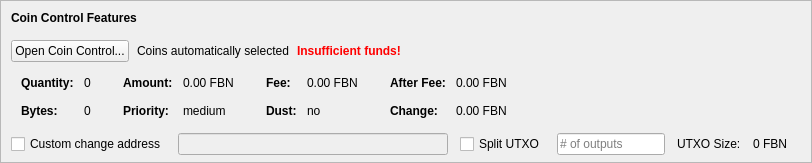
    <widget class="QFrame" name="frameCoinControl">
     <property name="sizePolicy">
      <sizepolicy hsizetype="Expanding" vsizetype="Expanding">
       <horstretch>0</horstretch>
       <verstretch>0</verstretch>
      </sizepolicy>
     </property>
     <property name="maximumSize">
      <size>
       <width>16777215</width>
       <height>16777215</height>
      </size>
     </property>
     <property name="frameShape">
      <enum>QFrame::StyledPanel</enum>
     </property>
     <property name="frameShadow">
      <enum>QFrame::Sunken</enum>
     </property>
     <layout class="QVBoxLayout" name="verticalLayoutCoinControl2">
      <property name="spacing">
       <number>0</number>
      </property>
      <property name="leftMargin">
       <number>0</number>
      </property>
      <property name="topMargin">
       <number>0</number>
      </property>
      <property name="rightMargin">
       <number>0</number>
      </property>
      <property name="bottomMargin">
       <number>6</number>
      </property>
      <item>
       <layout class="QVBoxLayout" name="verticalLayoutCoinControl" stretch="0,0,0,0,1">
        <property name="spacing">
         <number>0</number>
        </property>
        <property name="leftMargin">
         <number>10</number>
        </property>
        <property name="topMargin">
         <number>10</number>
        </property>
        <item>
         <layout class="QHBoxLayout" name="horizontalLayoutCoinControl1">
          <property name="bottomMargin">
           <number>15</number>
          </property>
          <item>
           <widget class="QLabel" name="labelCoinControlFeatures">
            <property name="sizePolicy">
             <sizepolicy hsizetype="Preferred" vsizetype="Maximum">
              <horstretch>0</horstretch>
              <verstretch>0</verstretch>
             </sizepolicy>
            </property>
            <property name="font">
             <font>
              <weight>75</weight>
              <bold>true</bold>
             </font>
            </property>
            <property name="styleSheet">
             <string notr="true">font-weight:bold;</string>
            </property>
            <property name="text">
             <string>Coin Control Features</string>
            </property>
           </widget>
          </item>
         </layout>
        </item>
        <item>
         <layout class="QHBoxLayout" name="horizontalLayoutCoinControl2" stretch="0,0,0,0">
          <property name="spacing">
           <number>8</number>
          </property>
          <property name="bottomMargin">
           <number>10</number>
          </property>
          <item>
           <widget class="QPushButton" name="pushButtonCoinControl">
            <property name="styleSheet">
             <string notr="true"/>
            </property>
            <property name="text">
             <string>Open Coin Control...</string>
            </property>
            <property name="autoDefault">
             <bool>false</bool>
            </property>
           </widget>
          </item>
          <item>
           <widget class="QLabel" name="labelCoinControlAutomaticallySelected">
            <property name="text">
             <string>Coins automatically selected</string>
            </property>
            <property name="margin">
             <number>5</number>
            </property>
           </widget>
          </item>
          <item>
           <widget class="QLabel" name="labelCoinControlInsuffFunds">
            <property name="font">
             <font>
              <weight>75</weight>
              <bold>true</bold>
             </font>
            </property>
            <property name="styleSheet">
             <string notr="true">color:red;font-weight:bold;</string>
            </property>
            <property name="text">
             <string>Insufficient funds!</string>
            </property>
            <property name="margin">
             <number>5</number>
            </property>
           </widget>
          </item>
          <item>
           <spacer name="horizontalSpacerCoinControl">
            <property name="orientation">
             <enum>Qt::Horizontal</enum>
            </property>
            <property name="sizeHint" stdset="0">
             <size>
              <width>40</width>
              <height>1</height>
             </size>
            </property>
           </spacer>
          </item>
         </layout>
        </item>
        <item>
         <widget class="QWidget" name="widgetCoinControl" native="true">
          <property name="sizePolicy">
           <sizepolicy hsizetype="Preferred" vsizetype="Preferred">
            <horstretch>0</horstretch>
            <verstretch>0</verstretch>
           </sizepolicy>
          </property>
          <property name="minimumSize">
           <size>
            <width>0</width>
            <height>0</height>
           </size>
          </property>
          <property name="styleSheet">
           <string notr="true"/>
          </property>
          <layout class="QHBoxLayout" name="horizontalLayoutCoinControl5">
           <property name="leftMargin">
            <number>0</number>
           </property>
           <property name="topMargin">
            <number>0</number>
           </property>
           <property name="rightMargin">
            <number>0</number>
           </property>
           <property name="bottomMargin">
            <number>0</number>
           </property>
           <item>
            <layout class="QHBoxLayout" name="horizontalLayoutCoinControl3" stretch="0,0,0,1">
             <property name="spacing">
              <number>20</number>
             </property>
             <property name="topMargin">
              <number>0</number>
             </property>
             <property name="bottomMargin">
              <number>10</number>
             </property>
             <item>
              <layout class="QFormLayout" name="formLayoutCoinControl1">
               <property name="horizontalSpacing">
                <number>10</number>
               </property>
               <property name="verticalSpacing">
                <number>14</number>
               </property>
               <property name="leftMargin">
                <number>10</number>
               </property>
               <property name="topMargin">
                <number>4</number>
               </property>
               <property name="rightMargin">
                <number>6</number>
               </property>
               <item row="0" column="0">
                <widget class="QLabel" name="labelCoinControlQuantityText">
                 <property name="font">
                  <font>
                   <weight>75</weight>
                   <bold>true</bold>
                  </font>
                 </property>
                 <property name="text">
                  <string>Quantity:</string>
                 </property>
                 <property name="margin">
                  <number>0</number>
                 </property>
                </widget>
               </item>
               <item row="0" column="1">
                <widget class="QLabel" name="labelCoinControlQuantity">
                 <property name="cursor">
                  <cursorShape>IBeamCursor</cursorShape>
                 </property>
                 <property name="contextMenuPolicy">
                  <enum>Qt::ActionsContextMenu</enum>
                 </property>
                 <property name="text">
                  <string notr="true">0</string>
                 </property>
                 <property name="margin">
                  <number>0</number>
                 </property>
                 <property name="textInteractionFlags">
                  <set>Qt::LinksAccessibleByMouse|Qt::TextSelectableByKeyboard|Qt::TextSelectableByMouse</set>
                 </property>
                </widget>
               </item>
               <item row="1" column="0">
                <widget class="QLabel" name="labelCoinControlBytesText">
                 <property name="font">
                  <font>
                   <weight>75</weight>
                   <bold>true</bold>
                  </font>
                 </property>
                 <property name="text">
                  <string>Bytes:</string>
                 </property>
                </widget>
               </item>
               <item row="1" column="1">
                <widget class="QLabel" name="labelCoinControlBytes">
                 <property name="cursor">
                  <cursorShape>IBeamCursor</cursorShape>
                 </property>
                 <property name="contextMenuPolicy">
                  <enum>Qt::ActionsContextMenu</enum>
                 </property>
                 <property name="text">
                  <string notr="true">0</string>
                 </property>
                 <property name="textInteractionFlags">
                  <set>Qt::LinksAccessibleByMouse|Qt::TextSelectableByKeyboard|Qt::TextSelectableByMouse</set>
                 </property>
                </widget>
               </item>
              </layout>
             </item>
             <item>
              <layout class="QFormLayout" name="formLayoutCoinControl2">
               <property name="horizontalSpacing">
                <number>10</number>
               </property>
               <property name="verticalSpacing">
                <number>14</number>
               </property>
               <property name="leftMargin">
                <number>6</number>
               </property>
               <property name="topMargin">
                <number>4</number>
               </property>
               <property name="rightMargin">
                <number>6</number>
               </property>
               <item row="0" column="0">
                <widget class="QLabel" name="labelCoinControlAmountText">
                 <property name="font">
                  <font>
                   <weight>75</weight>
                   <bold>true</bold>
                  </font>
                 </property>
                 <property name="text">
                  <string>Amount:</string>
                 </property>
                 <property name="margin">
                  <number>0</number>
                 </property>
                </widget>
               </item>
               <item row="0" column="1">
                <widget class="QLabel" name="labelCoinControlAmount">
                 <property name="cursor">
                  <cursorShape>IBeamCursor</cursorShape>
                 </property>
                 <property name="contextMenuPolicy">
                  <enum>Qt::ActionsContextMenu</enum>
                 </property>
                 <property name="text">
                  <string notr="true">0.00 FBN</string>
                 </property>
                 <property name="textInteractionFlags">
                  <set>Qt::LinksAccessibleByMouse|Qt::TextSelectableByKeyboard|Qt::TextSelectableByMouse</set>
                 </property>
                </widget>
               </item>
               <item row="1" column="0">
                <widget class="QLabel" name="labelCoinControlPriorityText">
                 <property name="font">
                  <font>
                   <weight>75</weight>
                   <bold>true</bold>
                  </font>
                 </property>
                 <property name="text">
                  <string>Priority:</string>
                 </property>
                </widget>
               </item>
               <item row="1" column="1">
                <widget class="QLabel" name="labelCoinControlPriority">
                 <property name="cursor">
                  <cursorShape>IBeamCursor</cursorShape>
                 </property>
                 <property name="contextMenuPolicy">
                  <enum>Qt::ActionsContextMenu</enum>
                 </property>
                 <property name="text">
                  <string>medium</string>
                 </property>
                 <property name="textInteractionFlags">
                  <set>Qt::LinksAccessibleByMouse|Qt::TextSelectableByKeyboard|Qt::TextSelectableByMouse</set>
                 </property>
                </widget>
               </item>
              </layout>
             </item>
             <item>
              <layout class="QFormLayout" name="formLayoutCoinControl3">
               <property name="horizontalSpacing">
                <number>10</number>
               </property>
               <property name="verticalSpacing">
                <number>14</number>
               </property>
               <property name="leftMargin">
                <number>6</number>
               </property>
               <property name="topMargin">
                <number>4</number>
               </property>
               <property name="rightMargin">
                <number>6</number>
               </property>
               <item row="0" column="0">
                <widget class="QLabel" name="labelCoinControlFeeText">
                 <property name="font">
                  <font>
                   <weight>75</weight>
                   <bold>true</bold>
                  </font>
                 </property>
                 <property name="text">
                  <string>Fee:</string>
                 </property>
                 <property name="margin">
                  <number>0</number>
                 </property>
                </widget>
               </item>
               <item row="0" column="1">
                <widget class="QLabel" name="labelCoinControlFee">
                 <property name="cursor">
                  <cursorShape>IBeamCursor</cursorShape>
                 </property>
                 <property name="contextMenuPolicy">
                  <enum>Qt::ActionsContextMenu</enum>
                 </property>
                 <property name="text">
                  <string notr="true">0.00 FBN</string>
                 </property>
                 <property name="textInteractionFlags">
                  <set>Qt::LinksAccessibleByMouse|Qt::TextSelectableByKeyboard|Qt::TextSelectableByMouse</set>
                 </property>
                </widget>
               </item>
               <item row="1" column="0">
                <widget class="QLabel" name="labelCoinControlLowOutputText">
                 <property name="font">
                  <font>
                   <weight>75</weight>
                   <bold>true</bold>
                  </font>
                 </property>
                 <property name="text">
                  <string>Dust:</string>
                 </property>
                </widget>
               </item>
               <item row="1" column="1">
                <widget class="QLabel" name="labelCoinControlLowOutput">
                 <property name="cursor">
                  <cursorShape>IBeamCursor</cursorShape>
                 </property>
                 <property name="contextMenuPolicy">
                  <enum>Qt::ActionsContextMenu</enum>
                 </property>
                 <property name="text">
                  <string>no</string>
                 </property>
                 <property name="textInteractionFlags">
                  <set>Qt::LinksAccessibleByMouse|Qt::TextSelectableByKeyboard|Qt::TextSelectableByMouse</set>
                 </property>
                </widget>
               </item>
              </layout>
             </item>
             <item>
              <layout class="QFormLayout" name="formLayoutCoinControl4">
               <property name="horizontalSpacing">
                <number>10</number>
               </property>
               <property name="verticalSpacing">
                <number>14</number>
               </property>
               <property name="leftMargin">
                <number>6</number>
               </property>
               <property name="topMargin">
                <number>4</number>
               </property>
               <property name="rightMargin">
                <number>6</number>
               </property>
               <item row="0" column="0">
                <widget class="QLabel" name="labelCoinControlAfterFeeText">
                 <property name="font">
                  <font>
                   <weight>75</weight>
                   <bold>true</bold>
                  </font>
                 </property>
                 <property name="text">
                  <string>After Fee:</string>
                 </property>
                 <property name="margin">
                  <number>0</number>
                 </property>
                </widget>
               </item>
               <item row="0" column="1">
                <widget class="QLabel" name="labelCoinControlAfterFee">
                 <property name="cursor">
                  <cursorShape>IBeamCursor</cursorShape>
                 </property>
                 <property name="contextMenuPolicy">
                  <enum>Qt::ActionsContextMenu</enum>
                 </property>
                 <property name="text">
                  <string notr="true">0.00 FBN</string>
                 </property>
                 <property name="textInteractionFlags">
                  <set>Qt::LinksAccessibleByMouse|Qt::TextSelectableByKeyboard|Qt::TextSelectableByMouse</set>
                 </property>
                </widget>
               </item>
               <item row="1" column="0">
                <widget class="QLabel" name="labelCoinControlChangeText">
                 <property name="font">
                  <font>
                   <weight>75</weight>
                   <bold>true</bold>
                  </font>
                 </property>
                 <property name="text">
                  <string>Change:</string>
                 </property>
                </widget>
               </item>
               <item row="1" column="1">
                <widget class="QLabel" name="labelCoinControlChange">
                 <property name="cursor">
                  <cursorShape>IBeamCursor</cursorShape>
                 </property>
                 <property name="contextMenuPolicy">
                  <enum>Qt::ActionsContextMenu</enum>
                 </property>
                 <property name="text">
                  <string notr="true">0.00 FBN</string>
                 </property>
                 <property name="textInteractionFlags">
                  <set>Qt::LinksAccessibleByMouse|Qt::TextSelectableByKeyboard|Qt::TextSelectableByMouse</set>
                 </property>
                </widget>
               </item>
              </layout>
             </item>
            </layout>
           </item>
          </layout>
         </widget>
        </item>
        <item>
         <layout class="QHBoxLayout" name="horizontalLayoutCoinControl4" stretch="0,0,0,0,0,0,0">
          <property name="spacing">
           <number>12</number>
          </property>
          <property name="sizeConstraint">
           <enum>QLayout::SetDefaultConstraint</enum>
          </property>
          <property name="topMargin">
           <number>5</number>
          </property>
          <property name="rightMargin">
           <number>5</number>
          </property>
          <item>
           <widget class="QCheckBox" name="checkBoxCoinControlChange">
            <property name="toolTip">
             <string>If this is activated, but the change address is empty or invalid, change will be sent to a newly generated address.</string>
            </property>
            <property name="text">
             <string>Custom change address</string>
            </property>
           </widget>
          </item>
          <item>
           <widget class="QValidatedLineEdit" name="lineEditCoinControlChange">
            <property name="enabled">
             <bool>false</bool>
            </property>
            <property name="sizePolicy">
             <sizepolicy hsizetype="Expanding" vsizetype="Fixed">
              <horstretch>0</horstretch>
              <verstretch>0</verstretch>
             </sizepolicy>
            </property>
           </widget>
          </item>
          <item>
           <widget class="QCheckBox" name="splitBlockCheckBox">
            <property name="text">
             <string>Split UTXO</string>
            </property>
           </widget>
          </item>
          <item>
           <widget class="QLineEdit" name="splitBlockLineEdit">
            <property name="sizePolicy">
             <sizepolicy hsizetype="Fixed" vsizetype="Fixed">
              <horstretch>50</horstretch>
              <verstretch>0</verstretch>
             </sizepolicy>
            </property>
            <property name="placeholderText">
             <string># of outputs</string>
            </property>
           </widget>
          </item>
          <item>
           <widget class="QLabel" name="labelBlockSizeText">
            <property name="text">
             <string>UTXO Size:</string>
            </property>
           </widget>
          </item>
          <item>
           <widget class="QLabel" name="labelBlockSize">
            <property name="text">
             <string>0 FBN</string>
            </property>
           </widget>
          </item>
          <item>
           <widget class="QLabel" name="labelCoinControlChangeLabel">
            <property name="sizePolicy">
             <sizepolicy hsizetype="Preferred" vsizetype="Expanding">
              <horstretch>0</horstretch>
              <verstretch>0</verstretch>
             </sizepolicy>
            </property>
            <property name="minimumSize">
             <size>
              <width>0</width>
              <height>0</height>
             </size>
            </property>
            <property name="text">
             <string/>
            </property>
            <property name="margin">
             <number>3</number>
            </property>
           </widget>
          </item>
         </layout>
        </item>
        <item>
         <spacer name="verticalSpacerCoinControl">
          <property name="orientation">
           <enum>Qt::Vertical</enum>
          </property>
          <property name="sizeHint" stdset="0">
           <size>
            <width>800</width>
            <height>1</height>
           </size>
          </property>
         </spacer>
        </item>
       </layout>
      </item>
     </layout>
    </widget>
